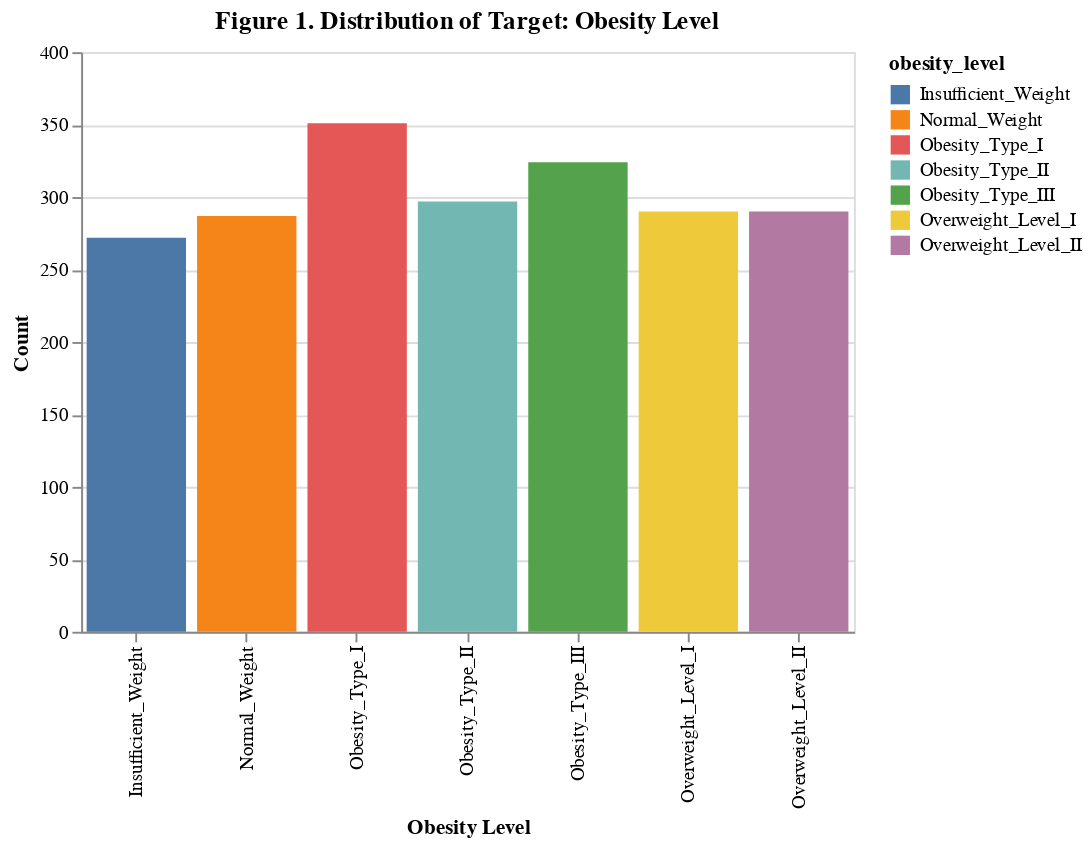

Here is the notebook cell this chart was saved with:
### Code cell
# Plot 1: Target variable distribution 
target_distribution = alt.Chart(merged_df).mark_bar().encode(
    x=alt.X('obesity_level:N', title='Obesity Level'),
    y=alt.Y('count():Q', title='Count'),
    color=alt.Color('obesity_level')
).properties(
    title='Figure 1. Distribution of Target: Obesity Level',
    width=400,
    height=300
)
target_distribution

### Figure 1 — Vega specification as saved in the notebook (floating-point values rounded to 4 significant figures)
{"$schema": "https://vega.github.io/schema/vega/v5.json", "data": [{"name": "source_0", "values": [{"__count": 287, "obesity_level": "Normal_Weight"}, {"__count": 290, "obesity_level": "Overweight_Level_I"}, {"__count": 290, "obesity_level": "Overweight_Level_II"}, {"__count": 351, "obesity_level": "Obesity_Type_I"}, {"__count": 272, "obesity_level": "Insufficient_Weight"}, {"__count": 297, "obesity_level": "Obesity_Type_II"}, {"__count": 324, "obesity_level": "Obesity_Type_III"}]}, {"name": "source_0_x_domain_obesity_level", "values": [{"obesity_level": "Normal_Weight"}, {"obesity_level": "Overweight_Level_I"}, {"obesity_level": "Overweight_Level_II"}, {"obesity_level": "Obesity_Type_I"}, {"obesity_level": "Insufficient_Weight"}, {"obesity_level": "Obesity_Type_II"}, {"obesity_level": "Obesity_Type_III"}]}, {"name": "source_0_y_domain___count", "values": [{"min": 272, "max": 351}]}, {"name": "source_0_color_domain_obesity_level", "values": [{"obesity_level": "Normal_Weight"}, {"obesity_level": "Overweight_Level_I"}, {"obesity_level": "Overweight_Level_II"}, {"obesity_level": "Obesity_Type_I"}, {"obesity_level": "Insufficient_Weight"}, {"obesity_level": "Obesity_Type_II"}, {"obesity_level": "Obesity_Type_III"}]}], "marks": [{"type": "rect", "name": "marks", "from": {"data": "source_0"}, "encode": {"update": {"y": {"field": "__count", "scale": "y"}, "description": {"signal": "\"Obesity Level: \" + (isValid(datum[\"obesity_level\"]) ? datum[\"obesity_level\"] : \"\"+datum[\"obesity_level\"]) + \"; Count: \" + (format(datum[\"__count\"], \"\")) + \"; obesity_level: \" + (isValid(datum[\"obesity_level\"]) ? datum[\"obesity_level\"] : \"\"+datum[\"obesity_level\"])"}, "y2": {"value": 0, "scale": "y"}, "ariaRoleDescription": {"value": "bar"}, "width": {"signal": "max(0.25, bandwidth('x'))"}, "fill": {"field": "obesity_level", "scale": "color"}, "x": {"field": "obesity_level", "scale": "x"}}}, "style": ["bar"]}], "scales": [{"name": "x", "type": "band", "domain": {"data": "source_0_x_domain_obesity_level", "field": "obesity_level", "sort": true}, "range": [0, {"signal": "width"}], "paddingOuter": 0.05, "paddingInner": 0.1}, {"name": "y", "type": "linear", "domain": [{"signal": "(data(\"source_0_y_domain___count\")[0] || {}).min"}, {"signal": "(data(\"source_0_y_domain___count\")[0] || {}).max"}], "range": [{"signal": "height"}, 0], "nice": true, "zero": true}, {"name": "color", "type": "ordinal", "domain": {"data": "source_0_color_domain_obesity_level", "field": "obesity_level", "sort": true}, "range": "category"}], "axes": [{"scale": "y", "aria": false, "grid": true, "ticks": false, "orient": "left", "maxExtent": 0, "minExtent": 0, "domain": false, "labels": false, "gridScale": "x", "zindex": 0, "tickCount": {"signal": "ceil(height/40)"}}, {"scale": "x", "labelAlign": "right", "orient": "bottom", "title": "Obesity Level", "labelAngle": 270, "labelBaseline": "middle", "zindex": 0, "grid": false}, {"scale": "y", "title": "Count", "orient": "left", "labelOverlap": true, "tickCount": {"signal": "ceil(height/40)"}, "zindex": 0, "grid": false}], "title": {"text": "Figure 1. Distribution of Target: Obesity Level", "frame": "group"}, "style": "cell", "height": 300, "padding": 5, "width": 400, "legends": [{"fill": "color", "symbolType": "square", "title": "obesity_level"}], "background": "white"}
